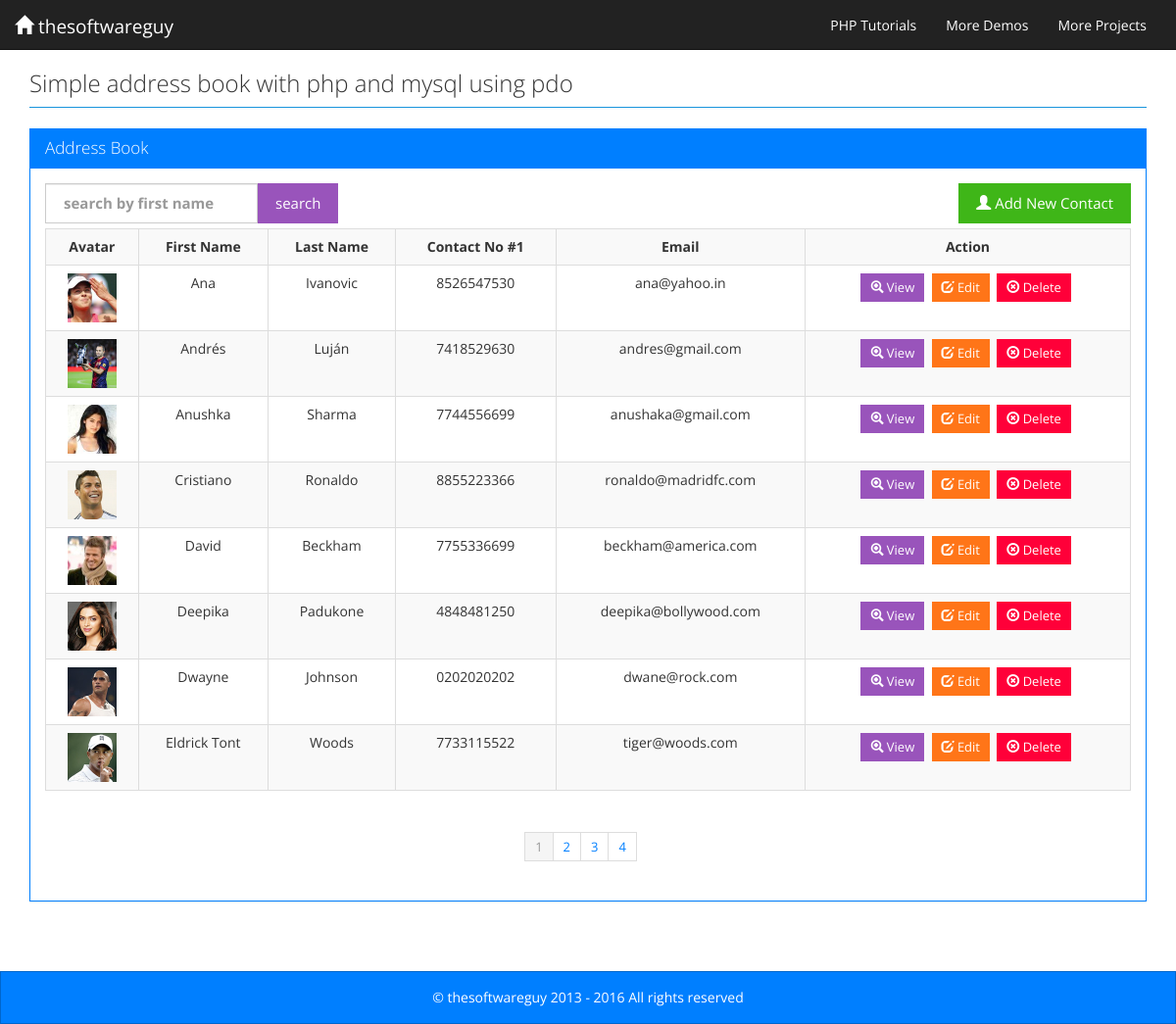
The page / on the database its author committed.
### tables this page shows
CREATE TABLE IF NOT EXISTS `tbl_contacts` (
  `contact_id` int(11) NOT NULL AUTO_INCREMENT,
  `first_name` varchar(255) NOT NULL,
  `middle_name` varchar(255) NOT NULL,
  `last_name` varchar(255) NOT NULL,
  `address` text,
  `contact_no1` varchar(255) NOT NULL,
  `contact_no2` varchar(255) DEFAULT NULL,
  `email_address` varchar(255) NOT NULL,
  `profile_pic` varchar(255) DEFAULT NULL,
  PRIMARY KEY (`contact_id`)
);

### index.php (the view, shortened to what this page needs)
<?php
require_once './config.php';
include './header.php';
if (!(isset($_GET['pagenum']))) {
  $pagenum = 1;
} else {
  $pagenum = $_GET['pagenum'];
}
$page_limit = ($_GET["show"] <> "" && is_numeric($_GET["show"]) ) ? $_GET["show"] : 8;
try {
  $keyword = trim($_GET["keyword"]);
  if ($keyword <> "" ) {
    $sql = "SELECT * FROM tbl_contacts WHERE 1 AND "
            . " (first_name LIKE :keyword) ORDER BY first_name ";
    $stmt = $DB->prepare($sql);
    $stmt->bindValue(":keyword", $keyword."%");
  } else {
    $sql = "SELECT * FROM tbl_contacts WHERE 1 ORDER BY first_name ";
    $stmt = $DB->prepare($sql);
  }
  $stmt->execute();
  $total_count = count($stmt->fetchAll());
  $last = ceil($total_count / $page_limit);
  $lower_limit = ($pagenum - 1) * $page_limit;
  $lower_limit = ($lower_limit < 0) ? 0 : $lower_limit;
  $sql2 = $sql . " limit " . ($lower_limit) . " ,  " . ($page_limit) . " ";
  $stmt = $DB->prepare($sql2);
  $stmt->execute();
  $results = $stmt->fetchAll();
} catch (Exception $ex) {
  echo $ex->getMessage();
}
?>
<div class="row">
  <div class="panel panel-primary">
    <div class="panel-heading">
      <h3 class="panel-title">Address Book</h3>
    </div>
    <div class="panel-body">
      <div class="col-lg-12" style="padding-left: 0; padding-right: 0;" >
        <form action="index.php" method="get" >
        <div class="col-lg-6 pull-left"style="padding-left: 0;"  >
          <span class="pull-left">
            <label class="col-lg-12 control-label" for="keyword" style="padding-right: 0;">
              <input type="text" value="<?php echo $_GET["keyword"]; ?>" placeholder="search by first name" id="" class="form-control" name="keyword" style="height: 41px;">
            </label>
            </span>
          <button class="btn btn-info">search</button>
        </div>
        </form>
        <div class="pull-right" ><a href="contacts.php"><button class="btn btn-success"><span class="glyphicon glyphicon-user"></span> Add New Contact</button></a></div>
      </div>
      <div class="clearfix"></div>
<?php if (count($results) > 0) { ?>
        <div class="table-responsive">
          <table class="table table-striped table-hover table-bordered ">
            <tbody><tr>
                <th>Avatar</th>
                <th>First Name</th>
                <th>Last Name</th>
                <th>Contact No #1 </th>
                <th>Email </th>
                <th>Action </th>
              </tr>
  <?php foreach ($results as $res) { ?>
                <tr>
                  <td style="text-align: center;">
                <?php $pic = ($res["profile_pic"] <> "" ) ? $res["profile_pic"] : "no_avatar.png" ?>
                    <a href="profile_pics/<?php echo $pic ?>" target="_blank"><img src="profile_pics/<?php echo $pic ?>" alt="" width="50" height="50" ></a>
                  </td>
                  <td><?php echo $res["first_name"]; ?></td>
                  <td><?php echo $res["last_name"]; ?></td>
                  <td><?php echo $res["contact_no1"]; ?></td>
                  <td><?php echo $res["email_address"]; ?></td>
                  <td>
                    <a href="view_contacts.php?cid=<?php echo $res["contact_id"]; ?>"><button class="btn btn-sm btn-info"><span class="glyphicon glyphicon-zoom-in"></span> View</button></a>&nbsp;
                    <a href="contacts.php?m=update&cid=<?php echo $res["contact_id"]; ?>&pagenum=<?php echo $_GET["pagenum"]; ?>"><button class="btn btn-sm btn-warning"><span class="glyphicon glyphicon-edit"></span> Edit</button></a>&nbsp;
                    <a href="process_form.php?mode=delete&cid=<?php echo $res["contact_id"]; ?>&keyword=<?php echo $_GET["keyword"]; ?>&pagenum=<?php echo $_GET["pagenum"]; ?>" onclick="return confirm('Are you sure?')"><button class="btn btn-sm btn-danger"><span class="glyphicon glyphicon-remove-circle"></span> Delete</button></a>&nbsp;
                  </td>
                </tr>
  <?php } ?>
            </tbody></table>
        </div>
        <div class="col-lg-12 center">
          <ul class="pagination pagination-sm">
  <?php
  for ($i = 1; $i <= $last; $i++) {
    if ($i == $pagenum) {
      ?>
                <li class="active"><a href="javascript:void(0);" ><?php echo $i ?></a></li>
                <?php
              } else {
                ?>
                <li><a href="index.php?pagenum=<?php echo $i; ?>&keyword=<?php echo $_GET["keyword"]; ?>" class="links"  onclick="displayRecords('<?php echo $page_limit; ?>', '<?php echo $i; ?>');" ><?php echo $i ?></a></li>
                <?php
              }
            }
            ?>
          </ul>
        </div>
          <?php } else { ?>
        <div class="well well-lg">No contacts found.</div>
<?php } ?>
    </div>
  </div>
</div>
      <?php
      include './footer.php';
      ?>

### header.php (shortened to what this page needs)
<!DOCTYPE html>
<html lang="en">
  <head>
    <link href="bootstrap/css/bootstrap.min.css" rel="stylesheet">
    <link href="style.css" rel="stylesheet">
  </head>
  <body>
    <div class="navbar navbar-default navbar-static-top" role="navigation">
      <div class="container-fluid">
        <div class="navbar-header">
          <a class="navbar-brand" href="http://www.thesoftwareguy.in" target="_blank"><span class="glyphicon glyphicon-home"></span> thesoftwareguy</a>
        </div>
        <div class="collapse navbar-collapse pull-right" id="bs-example-navbar-collapse-1" >
          <ul class="nav navbar-nav">
			<li><a href="http://www.thesoftwareguy.in/php-tutorial/">PHP Tutorials</a></li>
			<li><a href="http://www.thesoftwareguy.in/working-demos/">More Demos</a></li>
            <li><a href="http://www.thesoftwareguy.in/mini-project/">More Projects</a></li>
          </ul>
        </div>
      </div>
    </div>
    <div class="container mainbody">
      <div class="page-header">
        <h1>Simple address book with php and mysql using pdo</h1>
      </div>

### footer.php (shortened to what this page needs)
    </div>
    <footer>
      <div class="navbar navbar-inverse footer">
        <div class="container-fluid">
          <div class="copyright">
            <a href="http://www.thesoftwareguy.in" target="_blank">&copy; thesoftwareguy  2013 - <?php echo date("Y"); ?></a> All rights reserved
          </div>
        </div>
      </div>
    </footer>
  </body>
</html>

### style.css (style rules this page uses)
html, body { height: 100%; }
body { font-size: 14px; line-height: 18px; }
.mainbody { padding-bottom: 50px; min-height: 100%;overflow:hidden; }
.mainbody .row { margin: 0px; }
.page-header { margin-top: 0px; border-bottom: 1px solid #1995DC; padding-bottom: 0px; }
.page-header h1 { margin-top: 0px; font-size: 24px; }
.panel-body { width: 100%; margin: 0 auto; }
.col-lg-12 { padding-left: 0; }
.table-bordered > thead > tr > th, .table-bordered > tbody > tr > th, .table-bordered > tfoot > tr > th, .table-bordered > thead > tr > td, .table-bordered > tbody > tr > td, .table-bordered > tfoot > tr > td { text-align: center; }
.center { float:none; margin: 0 auto; text-align: center; }
.footer { margin:0; padding: 17px 0; border-radius: 0px; height: auto; }
.copyright { color: #fff; text-align: center; }
.copyright a { color: #fff; }

### rows shown on the page
tbl_contacts: profile_pic (picture), first_name "Ana", last_name "Ivanovic", contact_no1 "8526547530", email_address "ana@yahoo.in"
tbl_contacts: profile_pic (picture), first_name "Andrés", last_name "Luján", contact_no1 "7418529630", email_address "andres@gmail.com"
tbl_contacts: profile_pic (picture), first_name "Anushka", last_name "Sharma", contact_no1 "7744556699", email_address "anushaka@gmail.com"
tbl_contacts: profile_pic (picture), first_name "Cristiano", last_name "Ronaldo", contact_no1 "8855223366", email_address "ronaldo@madridfc.com"
tbl_contacts: profile_pic (picture), first_name "David", last_name "Beckham", contact_no1 "7755336699", email_address "beckham@america.com"
tbl_contacts: profile_pic (picture), first_name "Deepika", last_name "Padukone", contact_no1 "4848481250", email_address "deepika@bollywood.com"
tbl_contacts: profile_pic (picture), first_name "Dwayne", last_name "Johnson", contact_no1 "0202020202", email_address "dwane@rock.com"
tbl_contacts: profile_pic (picture), first_name "Eldrick Tont", last_name "Woods", contact_no1 "7733115522", email_address "tiger@woods.com"
